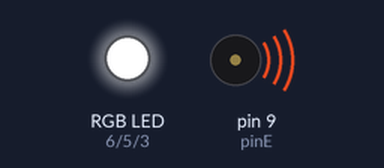
A sketch run on a simulated Arduino Uno, built with avr-gcc and run on an emulated ATmega328P. On the bench: an RGB LED mixed from three pins (HIGH = lit), buzzer (waves = sounding).

Above: at 0.1 s.
At 7.0 s:
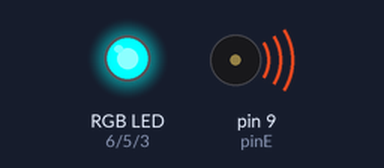
At 13.9 s:
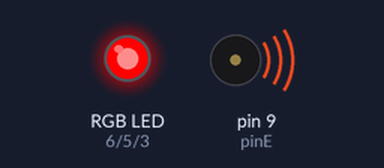
At 20.8 s:
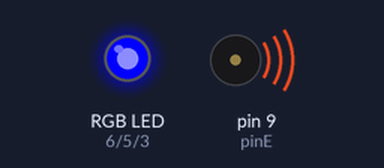
At 27.7 s:
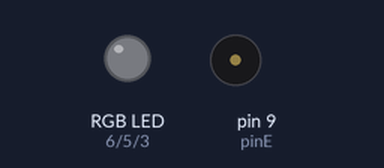
At 38.4 s:
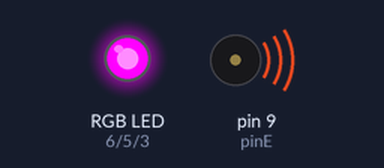
Timing chart, 0 to 40.0 s (numbered marks = the images above):
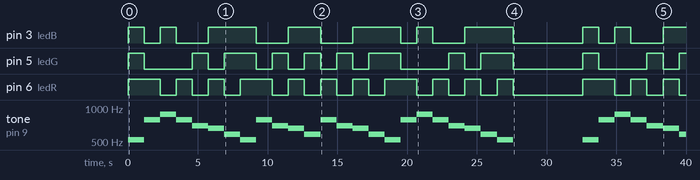

The sketch:

Buzzer_Estrellita_donde_estas.ino
```cpp
// octava 4
int do4 = 523;
int doS4 = 554;
int re4 = 587;
int reS4 = 622;
int mi4 = 659;
int fa4 = 698;
int faS4 = 739;
int sol4 = 783;
int solS4 = 830;
int la4 = 880;
int laS4 = 932;
int si4 = 987;

//tiempos ( son a consideracion del artista )
double redonda = 2300; //tenia 2000
double blanca = redonda / 2; // la mitad de la redonda
double negra = redonda / 4; // la cuarta parte de la redonda
double corchea = redonda / 8; // la octava parte de la redonda
double semicorchea = redonda / 16; // tambien llamada doble corchea y es la dieciseisava parte de una redonda
double fusa = redonda / 32; // tambien llamada triple corchea y es la treintaidosava parte de una redonda
double semifusa = redonda / 64; //  tambien llamada cuadruple corchea y es la sesentaicuatroava parte de una redonda

//Led RGB
int ledR = 6;
int ledG = 5;
int ledB = 3;
//Buzzer
int pinE = 9;

void setup() {
  Serial.begin(9600);
  pinMode(pinE, OUTPUT);
  pinMode(ledR, OUTPUT);
  pinMode(ledG, OUTPUT);
  pinMode(ledB, OUTPUT);

}


void loop() {

  color(1);
  tone(pinE, do4, negra);delay(negra);
  tone(pinE, do4, negra);delay(negra);
  color(2);
  tone(pinE, sol4, negra);delay(negra);
  tone(pinE, sol4, negra); delay(negra);
  color(3);
  tone(pinE, la4, negra); delay(negra);
  tone(pinE, la4, negra); delay(negra);
  color(2);
  tone(pinE, sol4, blanca); delay(blanca);
  color(4);
  tone(pinE, fa4, negra); delay(negra);
  tone(pinE, fa4, negra);delay(negra);
  color(5);
  tone(pinE, mi4, negra);delay(negra);
  tone(pinE, mi4, negra);delay(negra);
  color(6);
  tone(pinE, re4, negra); delay(negra);
  tone(pinE, re4, negra); delay(negra);
  color(1);
  tone(pinE, do4, blanca); delay(blanca);

  color(2);
  tone(pinE, sol4, negra); delay(negra);
  tone(pinE, sol4, negra); delay(negra);
  color(4);
  tone(pinE, fa4, negra); delay(negra);
  tone(pinE, fa4, negra); delay(negra);
  color(5);
  tone(pinE, mi4, negra); delay(negra);
  tone(pinE, mi4, negra); delay(negra);
  color(6);
  tone(pinE, re4, blanca); delay(blanca);
  color(2);
  tone(pinE, sol4, negra); delay(negra);
  tone(pinE, sol4, negra); delay(negra);
  color(4);
  tone(pinE, fa4, negra); delay(negra);
  tone(pinE, fa4, negra); delay(negra);
  color(5);
  tone(pinE, mi4, negra); delay(negra);
  tone(pinE, mi4, negra); delay(negra);
  color(6);
  tone(pinE, re4, blanca); delay(blanca);

  color(1);
  tone(pinE, do4, negra); delay(negra);
  tone(pinE, do4, negra); delay(negra);
  color(2);
  tone(pinE, sol4, negra); delay(negra);
  tone(pinE, sol4, negra); delay(negra);
  color(3);
  tone(pinE, la4, negra); delay(negra);
  tone(pinE, la4, negra); delay(negra);
  color(2);
  tone(pinE, sol4, blanca); delay(blanca);
  color(4);
  tone(pinE, fa4, negra); delay(negra);
  tone(pinE, fa4, negra); delay(negra);
  color(5);
  tone(pinE, mi4, negra); delay(negra);
  tone(pinE, mi4, negra); delay(negra);
  color(6);
  tone(pinE, re4, negra); delay(negra);
  tone(pinE, re4, negra); delay(negra);
  color(1);
  tone(pinE, do4, blanca); delay(blanca);

  color(0);
  delay(5000);
}

void enciedeLedRGB(int rojo,int verde, int azul){

  analogWrite(ledR, rojo);
  analogWrite(ledG, verde);
  analogWrite(ledB, azul);

}
void color(int opcion){

    switch(opcion){
      case 1:{
              //para blanco
              enciedeLedRGB(255,255,255);
              break;}
      case 2:{
              //para rojo bajo
              enciedeLedRGB(255,0,0);
              break;}
      case 3:{
              //para azul bajo
              enciedeLedRGB(0,0,255);
              break;}
      case 4:{
              //para verde bajo
              enciedeLedRGB(0,255,0);
              break;}
      case 5:{
              //para rosa bajo
              enciedeLedRGB(255,0,255);
              break;}
      case 6:{
              //para cian bajo
              enciedeLedRGB(0,255,255);
              break;}
      default:{
              //para negro
              enciedeLedRGB(0,0,0);
              break;}
    }

  }
```

Measured:
- by itself, pin 3 (ledB): LOW → HIGH at 0.00 s, → LOW 1.2 s later, → HIGH 1.2 s later, → LOW 1.2 s later, … (19 changes in this stretch)
- by itself, pin 5 (ledG): LOW → HIGH at 0.00 s, → LOW 1.2 s later, → HIGH 3.5 s later, → LOW 1.2 s later, … (23 changes in this stretch)
- by itself, pin 6 (ledR): LOW → HIGH at 0.00 s, → LOW 2.3 s later, → HIGH 1.2 s later, → LOW 1.2 s later, … (28 changes in this stretch)
- by itself, tone on pin 9 (pinE): plays 523 Hz for 1.2 s, 783 Hz for 1.2 s, 880 Hz for 1.2 s, 783 Hz for 1.2 s, 698 Hz for 1.2 s, 659 Hz for 1.2 s … (31 notes in this stretch)
